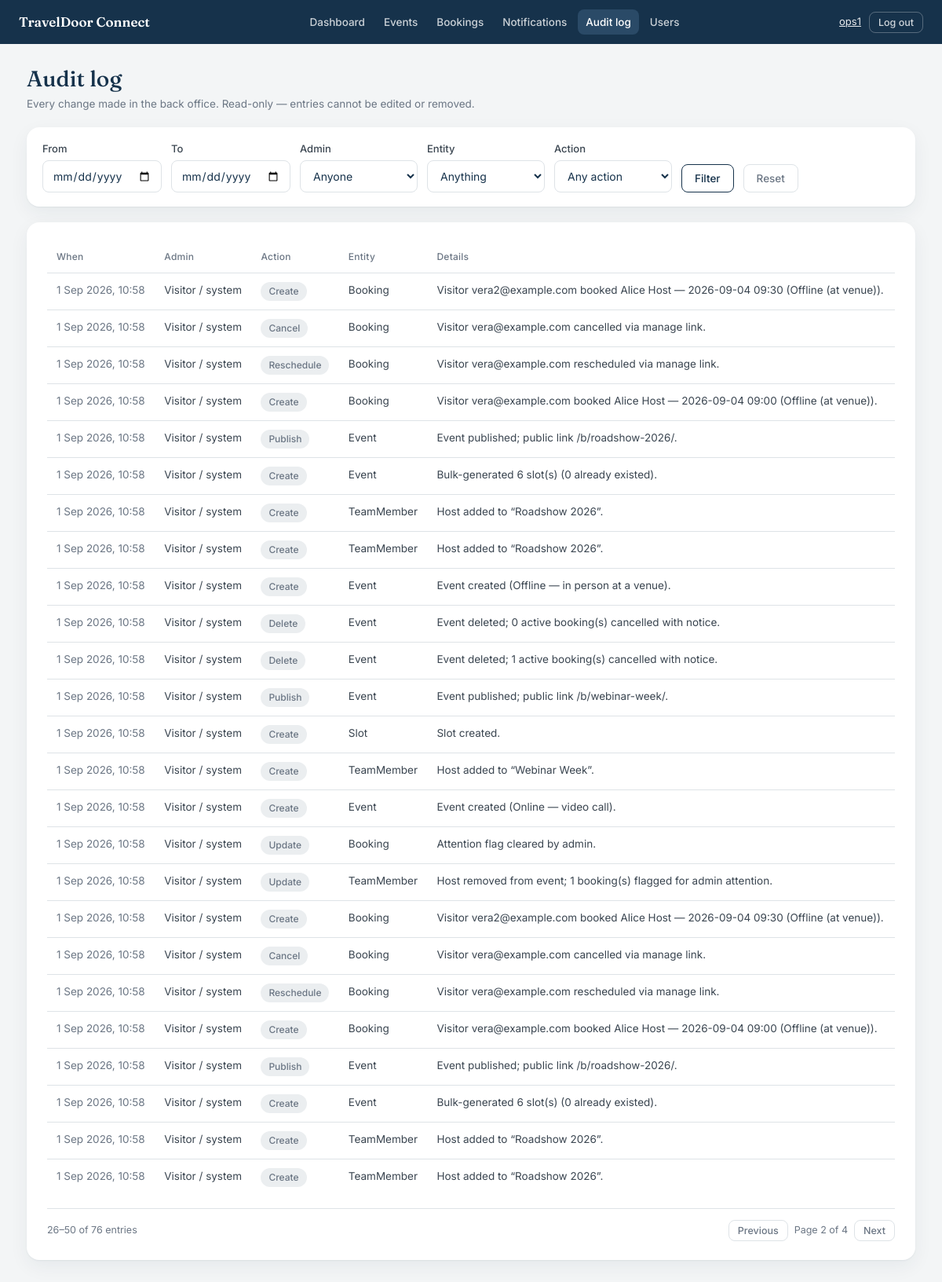
Screenshot of /audit/?page=2 (signed in) with the database file from the repository.
### audit/models.py (models this page shows, shortened)
class AuditLogEntry(models.Model):
    ACTION_CREATE = "create"
    ACTION_UPDATE = "update"
    ACTION_DELETE = "delete"
    ACTION_PUBLISH = "publish"
    ACTION_CLOSE = "close"
    ACTION_CANCEL = "cancel"
    ACTION_RESCHEDULE = "reschedule"
    ACTION_REACTIVATE = "reactivate"
    ACTION_CHOICES = [
        (ACTION_CREATE, "Create"),
        (ACTION_UPDATE, "Update"),
        (ACTION_DELETE, "Delete"),
        (ACTION_PUBLISH, "Publish"),
        (ACTION_CLOSE, "Close"),
        (ACTION_CANCEL, "Cancel"),
        (ACTION_RESCHEDULE, "Reschedule"),
        (ACTION_REACTIVATE, "Re-activate"),
    ]
    ENTITY_EVENT = "Event"
    ENTITY_TEAM_MEMBER = "TeamMember"
    ENTITY_SLOT = "Slot"
    ENTITY_BOOKING = "Booking"
    ENTITY_ADMIN_ACCOUNT = "AdminAccount"
    ENTITY_EVENT_CHOICES = [
        (ENTITY_EVENT, "Event"),
        (ENTITY_TEAM_MEMBER, "Team Member"),
        (ENTITY_SLOT, "Slot"),
        (ENTITY_BOOKING, "Booking"),
        (ENTITY_ADMIN_ACCOUNT, "Admin Account"),
    ]
    actor = models.ForeignKey(
        settings.AUTH_USER_MODEL,
        null=True,
        blank=True,
        on_delete=models.SET_NULL,
        related_name="audit_entries",
        help_text="Admin who performed the action (blank for system jobs).",
    )
    action = models.CharField(max_length=20, choices=ACTION_CHOICES)
    entity_type = models.CharField(max_length=40, choices=ENTITY_EVENT_CHOICES)
    entity_id = models.PositiveIntegerField()
    entity_repr = models.CharField(
        max_length=200, blank=True, default="", help_text="Human label at time of action."
    )
    details = models.TextField(blank=True, default="")
    created_at = models.DateTimeField(auto_now_add=True, db_index=True)
    class Meta:
        ordering = ["-created_at"]
        verbose_name = "Audit log entry"
        verbose_name_plural = "Audit log entries"
        indexes = [
            models.Index(fields=["entity_type", "entity_id"]),
            models.Index(fields=["actor", "created_at"]),
        ]

### audit/views.py (the view)
# urls.py: path("", views.audit_list, name="list"),
@staff_member_required
def audit_list(request):
    qs = AuditLogEntry.objects.select_related("actor").all()
    actor = request.GET.get("actor") or ""
    entity_type = request.GET.get("entity") or ""
    action = request.GET.get("action") or ""
    date_from = request.GET.get("from") or ""
    date_to = request.GET.get("to") or ""
    if actor:
        qs = qs.filter(actor_id=actor)
    if entity_type:
        qs = qs.filter(entity_type=entity_type)
    if action:
        qs = qs.filter(action=action)
    if date_from:
        qs = qs.filter(created_at__date__gte=date_from)
    if date_to:
        qs = qs.filter(created_at__date__lte=date_to)
    page = paginate(request, qs)
    return render(request, "audit/audit_list.html", {
        "entries": page.object_list,
        "page": page,
        "qs": querystring_without_page(request),
        "actors": AuditLogEntry.objects.exclude(actor=None)
                       .values_list("actor_id", "actor__username").distinct().order_by("actor__username"),
        "entity_types": AuditLogEntry.ENTITY_EVENT_CHOICES,
        "actions": AuditLogEntry.ACTION_CHOICES,
        "filters": {"actor": actor, "entity": entity_type, "action": action,
                    "from": date_from, "to": date_to},
    })

### core/pagination.py (called while the page is built)
def paginate(request, queryset, per_page=DEFAULT_PER_PAGE):
    paginator = Paginator(queryset, per_page)
    try:
        return paginator.page(request.GET.get("page"))
    except PageNotAnInteger:
        return paginator.page(1)
    except EmptyPage:
        return paginator.page(paginator.num_pages)

def querystring_without_page(request):
    params = request.GET.copy()
    params.pop("page", None)
    encoded = params.urlencode()
    return f"{encoded}&" if encoded else ""

### templates/audit/audit_list.html (shortened to what this page needs)
{% extends "base.html" %}
{% block content %}
<div class="page-head">
  <div>
    <h1>Audit log</h1>
    <p class="sub">Every change made in the back office. Read-only — entries cannot be edited or removed.</p>
  </div>
</div>
<div class="card card-tight">
  <form method="get" class="filter-bar">
    <div class="field"><label for="from">From</label><input id="from" type="date" name="from" value="{{ filters.from }}"></div>
    <div class="field"><label for="to">To</label><input id="to" type="date" name="to" value="{{ filters.to }}"></div>
    <div class="field"><label for="actor">Admin</label>
      <select id="actor" name="actor">
        <option value="">Anyone</option>
      </select></div>
    <div class="field"><label for="entity">Entity</label>
      <select id="entity" name="entity">
        <option value="">Anything</option>
      </select></div>
    <div class="field"><label for="action">Action</label>
      <select id="action" name="action">
        <option value="">Any action</option>
      </select></div>
    <button type="submit" class="btn btn-secondary">Filter</button>
    <a class="btn btn-ghost" href="{% url 'audit:list' %}">Reset</a>
  </form>
</div>
<div class="card">
  <div class="table-wrap">
    <table class="grid">
      <thead><tr><th>When</th><th>Admin</th><th>Action</th><th>Entity</th><th>Details</th></tr></thead>
      <tbody>
        {% for e in entries %}
        <tr>
          <td class="muted">{{ e.created_at|date:"j M Y, H:i" }}</td>
          <td>{{ e.actor|default:"Visitor / system" }}</td>
          <td><span class="pill pill-neutral">{{ e.get_action_display }}</span></td>
          <td>{{ e.entity_type }}</td>
          <td>{{ e.details }}</td>
        </tr>
        {% empty %}
        <tr><td colspan="5" class="empty-row muted">No entries match these filters. Try widening the date range.</td></tr>
        {% endfor %}
      </tbody>
    </table>
  </div>
  {% include "partials/pagination.html" with page=page qs=qs label="entries" %}
</div>
{% endblock %}

### templates/base.html (shortened to what this page needs)
{% load static %}<!DOCTYPE html>
<html lang="en">
<head>
  <link rel="stylesheet" href="{% static 'css/site.css' %}">
</head>
<body class="app">
<header class="topbar">
  <a class="brand" href="{% url 'core:dashboard' %}">TravelDoor Connect</a>
  {% with ns=request.resolver_match.namespace %}
  <nav class="topnav">
    <a href="{% url 'core:dashboard' %}"{% if ns == 'core' %} class="is-active"{% endif %}>Dashboard</a>
    <a href="{% url 'events:list' %}"{% if ns == 'events' %} class="is-active"{% endif %}>Events</a>
    <a href="{% url 'bookings_admin:admin_list' %}"{% if ns == 'bookings_admin' %} class="is-active"{% endif %}>Bookings</a>
    <a href="{% url 'notifications:list' %}"{% if ns == 'notifications' %} class="is-active"{% endif %}>Notifications</a>
    <a href="{% url 'audit:list' %}"{% if ns == 'audit' %} class="is-active"{% endif %}>Audit log</a>
    <a href="{% url 'accounts:user_list' %}"{% if ns == 'accounts' %} class="is-active"{% endif %}>Users</a>
  </nav>
  {% endwith %}
  <div class="topbar-right">
    <span class="whoami"><a href="{% url 'accounts:password_change' %}">{{ user.username }}</a></span>
    <form method="post" action="{% url 'accounts:logout' %}" class="inline">{% csrf_token %}
      <button type="submit" class="btn btn-sm btn-ghost" style="color:rgba(255,255,255,.8);border-color:rgba(255,255,255,.28);">Log out</button>
    </form>
  </div>
</header>
<main class="layout">
  {% block content %}{% endblock %}
</main>
</body>
</html>

### rows the page displays
AuditLogEntry: created_at "1 Sep 2026, 10:58", actor "Visitor / system", action "Create", entity_type "Booking", details "Visitor vera2@example.com booked Alice Host — 2026-09-04 09:30 (Offline (at venue))."
AuditLogEntry: created_at "1 Sep 2026, 10:58", actor "Visitor / system", action "Cancel", entity_type "Booking", details "Visitor vera@example.com cancelled via manage link."
AuditLogEntry: created_at "1 Sep 2026, 10:58", actor "Visitor / system", action "Reschedule", entity_type "Booking", details "Visitor vera@example.com rescheduled via manage link."
AuditLogEntry: created_at "1 Sep 2026, 10:58", actor "Visitor / system", action "Create", entity_type "Booking", details "Visitor vera@example.com booked Alice Host — 2026-09-04 09:00 (Offline (at venue))."
AuditLogEntry: created_at "1 Sep 2026, 10:58", actor "Visitor / system", action "Publish", entity_type "Event", details "Event published; public link /b/roadshow-2026/."
AuditLogEntry: created_at "1 Sep 2026, 10:58", actor "Visitor / system", action "Create", entity_type "Event", details "Bulk-generated 6 slot(s) (0 already existed)."
AuditLogEntry: created_at "1 Sep 2026, 10:58", actor "Visitor / system", action "Create", entity_type "TeamMember", details "Host added to “Roadshow 2026”."
AuditLogEntry: created_at "1 Sep 2026, 10:58", actor "Visitor / system", action "Create", entity_type "TeamMember", details "Host added to “Roadshow 2026”."
AuditLogEntry: created_at "1 Sep 2026, 10:58", actor "Visitor / system", action "Create", entity_type "Event", details "Event created (Offline — in person at a venue)."
AuditLogEntry: created_at "1 Sep 2026, 10:58", actor "Visitor / system", action "Delete", entity_type "Event", details "Event deleted; 0 active booking(s) cancelled with notice."
AuditLogEntry: created_at "1 Sep 2026, 10:58", actor "Visitor / system", action "Delete", entity_type "Event", details "Event deleted; 1 active booking(s) cancelled with notice."
AuditLogEntry: created_at "1 Sep 2026, 10:58", actor "Visitor / system", action "Publish", entity_type "Event", details "Event published; public link /b/webinar-week/."
AuditLogEntry: created_at "1 Sep 2026, 10:58", actor "Visitor / system", action "Create", entity_type "Slot", details "Slot created."
AuditLogEntry: created_at "1 Sep 2026, 10:58", actor "Visitor / system", action "Create", entity_type "TeamMember", details "Host added to “Webinar Week”."
AuditLogEntry: created_at "1 Sep 2026, 10:58", actor "Visitor / system", action "Create", entity_type "Event", details "Event created (Online — video call)."
AuditLogEntry: created_at "1 Sep 2026, 10:58", actor "Visitor / system", action "Update", entity_type "Booking", details "Attention flag cleared by admin."
AuditLogEntry: created_at "1 Sep 2026, 10:58", actor "Visitor / system", action "Update", entity_type "TeamMember", details "Host removed from event; 1 booking(s) flagged for admin attention."
AuditLogEntry: created_at "1 Sep 2026, 10:58", actor "Visitor / system", action "Create", entity_type "Booking", details "Visitor vera2@example.com booked Alice Host — 2026-09-04 09:30 (Offline (at venue))."
AuditLogEntry: created_at "1 Sep 2026, 10:58", actor "Visitor / system", action "Cancel", entity_type "Booking", details "Visitor vera@example.com cancelled via manage link."
AuditLogEntry: created_at "1 Sep 2026, 10:58", actor "Visitor / system", action "Reschedule", entity_type "Booking", details "Visitor vera@example.com rescheduled via manage link."
AuditLogEntry: created_at "1 Sep 2026, 10:58", actor "Visitor / system", action "Create", entity_type "Booking", details "Visitor vera@example.com booked Alice Host — 2026-09-04 09:00 (Offline (at venue))."
AuditLogEntry: created_at "1 Sep 2026, 10:58", actor "Visitor / system", action "Publish", entity_type "Event", details "Event published; public link /b/roadshow-2026/."
AuditLogEntry: created_at "1 Sep 2026, 10:58", actor "Visitor / system", action "Create", entity_type "Event", details "Bulk-generated 6 slot(s) (0 already existed)."
AuditLogEntry: created_at "1 Sep 2026, 10:58", actor "Visitor / system", action "Create", entity_type "TeamMember", details "Host added to “Roadshow 2026”."
AuditLogEntry: created_at "1 Sep 2026, 10:58", actor "Visitor / system", action "Create", entity_type "TeamMember", details "Host added to “Roadshow 2026”."

### other values shown
{{ user.username }} "ops1"
{{ page.start_index }} "26"
{{ page.end_index }} "50"
{{ page.paginator.count }} "76"
{{ label }} "entries"
{{ page.number }} "2"
{{ page.paginator.num_pages }} "4"
